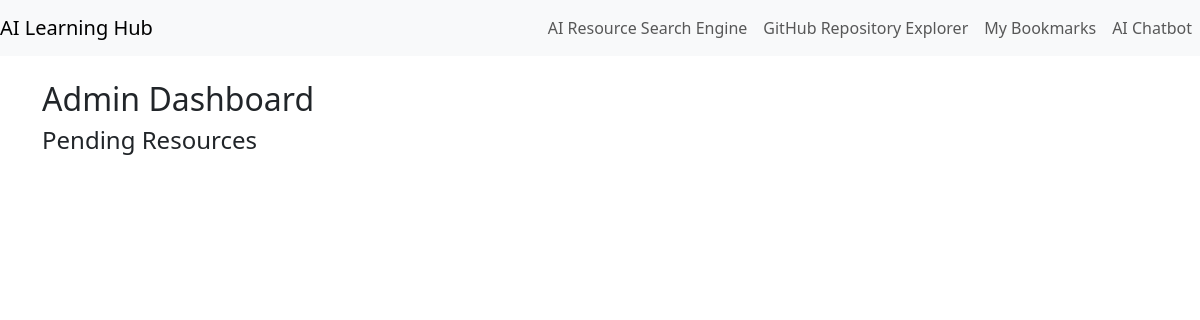
/admin, run on an earlier commit of the app's database.
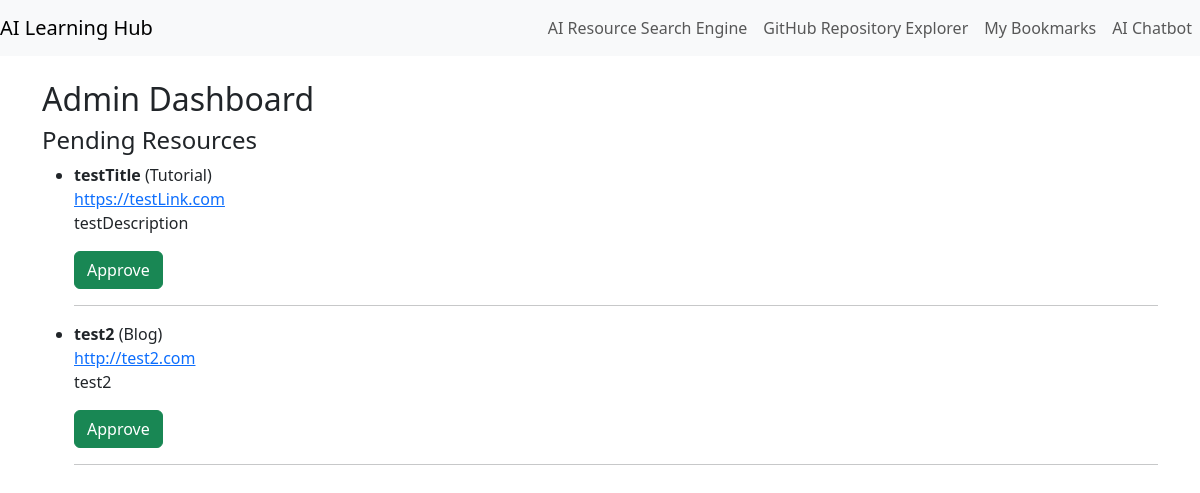
And on a later commit of the database.
### models.py (models this page shows)
class Resource(db.Model):
    id = db.Column(db.Integer, primary_key=True)
    title = db.Column(db.String(200), nullable=False)
    category = db.Column(db.String(100), nullable=False)  # e.g., "Tutorial", "Research", "GitHub", "Blog"
    link = db.Column(db.String(500), unique=True, nullable=False)
    description = db.Column(db.Text, nullable=True)
    approved = db.Column(db.Boolean, default=True)  # For user-submitted resources, admin can toggle

### app.py (the view)
@app.route('/admin')
def admin_dashboard():
    pending = Resource.query.filter_by(approved=False).all()
    return render_template('admin_dashboard.html', pending=pending)

### templates/admin_dashboard.html
{% extends "layout.html" %}
{% block content %}
<h2>Admin Dashboard</h2>
<h4>Pending Resources</h4>
<ul>
    {% for resource in pending %}
    <li>
        <strong>{{ resource.title }}</strong> ({{ resource.category }})<br>
        <a href="{{ resource.link }}" target="_blank">{{ resource.link }}</a><br>
        <p>{{ resource.description }}</p>
        <form action="{{ url_for('approve_resource', resource_id=resource.id) }}" method="POST">
            <button type="submit" class="btn btn-success">Approve</button>
        </form>
        <hr>
    </li>
    {% endfor %}
</ul>
{% endblock %}

### templates/layout.html (shortened to what this page needs)
<!DOCTYPE html>
<html>
<head>
    <link rel="stylesheet" href="https://cdn.jsdelivr.net/npm/bootstrap@5.3.0/dist/css/bootstrap.min.css">
</head>
<body>
<nav class="navbar navbar-expand-lg navbar-light bg-light">
    <a class="navbar-brand" href="/">AI Learning Hub</a>
    <div class="collapse navbar-collapse">
        <ul class="navbar-nav ms-auto">
            <li class="nav-item">
                <a class="nav-link" href="/search">AI Resource Search Engine</a>
            </li>
            <li class="nav-item">
                <a class="nav-link" href="/github_trending">GitHub Repository Explorer</a>
            </li>
            <li class="nav-item">
                <a class="nav-link" href="/dashboard">My Bookmarks</a>
            </li>
            <li class="nav-item">
                <a class="nav-link" href="/chatbot">AI Chatbot</a>
            </li>
        </ul>
    </div>
</nav>
<div class="container mt-4">
    {% block content %}{% endblock %}
</div>
</body>
</html>

What changed in the data, as far as the page shows it:
added Resource: title "testTitle", category "Tutorial", link "https://testLink.com", description "testDescription"
added Resource: title "test2", category "Blog", link "http://test2.com", description "test2"
